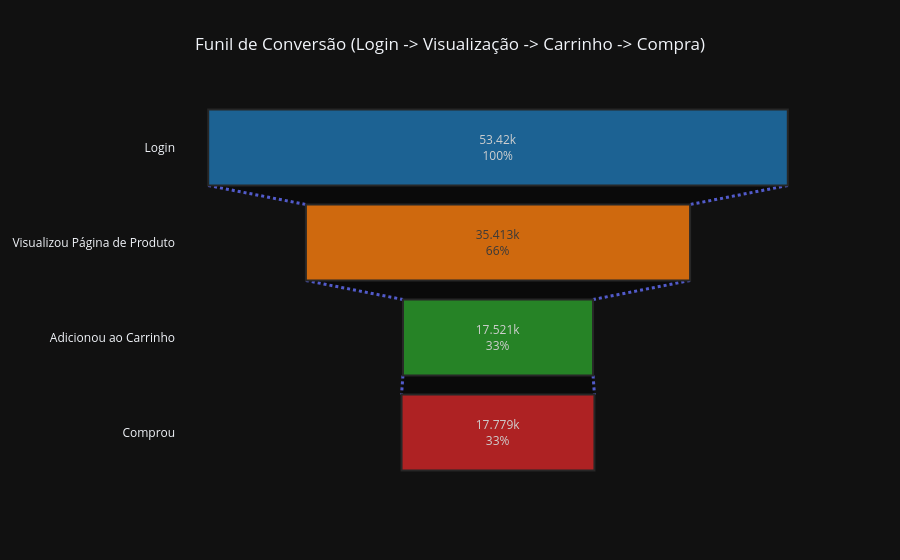

Notebook cell for this chart:
### Markdown cell above
Olhando para a proporção de usuários por região e por dispositivo dentro de cada grupo, a distribuição parece bem equilibrada. Isso sugere que a randomização, apesar de ter criado grupos de tamanhos muito diferentes (A=2747, B=928), distribuiu bem as características demográficas (região, dispositivo) entre eles.

### Code cell
users_login = df_events[df_events['event_name'] == 'login']['user_id'].nunique()
users_page = df_events[df_events['event_name'] == 'product_page']['user_id'].nunique()
users_cart = df_events[df_events['event_name'] == 'product_cart']['user_id'].nunique()
users_purchase = df_events[df_events['event_name'] == 'purchase']['user_id'].nunique()

stages = ['Login', 'Visualizou Página de Produto', 'Adicionou ao Carrinho', 'Comprou']
values = [users_login, users_page, users_cart, users_purchase]

fig = go.Figure(go.Funnel(
    y=stages,
    x=values,
    textinfo="value+percent initial",
    opacity=0.8,
    marker={"color": ["#1f77b4", "#ff7f0e", "#2ca02c", "#d62728"],
            "line": {"width": 2, "color": "#2d2d2d"}},
    connector={"line": {"color": "#636efa", "dash": "dot", "width": 3}}
))

fig.update_layout(
    title_text='Funil de Conversão (Login -> Visualização -> Carrinho -> Compra)',
    title_x=0.5,
    template='plotly_dark'
)

fig.show()

### Figure 1 — Plotly figure (JSON) as saved in the notebook; plotly's stock layout.template omitted (floating-point values rounded to 4 significant figures)
{"data": [{"connector": {"line": {"color": "#636efa", "dash": "dot", "width": 3}}, "marker": {"color": ["#1f77b4", "#ff7f0e", "#2ca02c", "#d62728"], "line": {"color": "#2d2d2d", "width": 2}}, "opacity": 0.8, "textinfo": "value+percent initial", "type": "funnel", "x": [53420, 35413, 17521, 17779], "y": ["Login", "Visualizou Página de Produto", "Adicionou ao Carrinho", "Comprou"]}], "layout": {"title": {"text": "Funil de Conversão (Login -> Visualização -> Carrinho -> Compra)", "x": 0.5}}}
